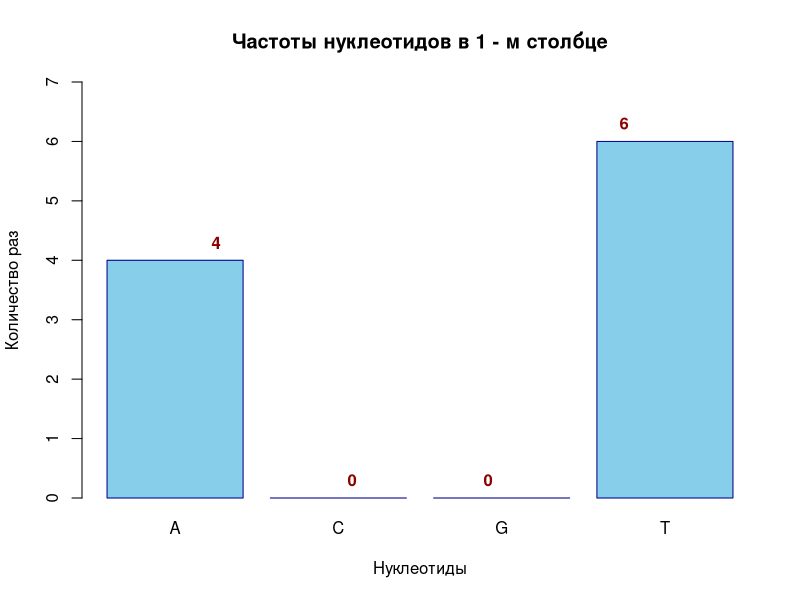

Reproduce this figure in R.
motifs2 <- matrix(c(
  "a", "C", "g", "G", "T", "A", "A", "t", "t", "C", "a", "G",
  "t", "G", "G", "G", "C", "A", "A", "T", "t", "C", "C", "a",
  "A", "C", "G", "t", "t", "A", "A", "t", "t", "C", "G", "G",
  "T", "G", "C", "G", "G", "G", "A", "t", "t", "C", "C", "C",
  "t", "C", "G", "a", "A", "A", "A", "t", "t", "C", "a", "G",
  "A", "C", "G", "G", "C", "G", "A", "a", "t", "T", "C", "C",
  "T", "C", "G", "t", "G", "A", "A", "t", "t", "a", "C", "G",
  "t", "C", "G", "G", "G", "A", "A", "t", "t", "C", "a", "C",
  "A", "G", "G", "G", "T", "A", "A", "t", "t", "C", "C", "G",
  "t", "C", "G", "G", "A", "A", "A", "a", "t", "C", "a", "C"
), nrow = 10, byrow = TRUE)
# Преобразование матрицы в верхний регистр
motifs2_upper <- matrix(toupper(motifs2), nrow = nrow(motifs2))

# Проверка результата
print(motifs2_upper)
# 
profile <- apply(motifs2_upper, 2, function(x) {
  counts <- table(factor(x, levels = c("A", "C", "G", "T")))
  counts / sum(counts)
})

# scoreMotifs
scoreMotifs <- function(motifs) {
  motifs <- matrix(toupper(motifs), nrow = nrow(motifs))
  sum(apply(motifs, 2, function(col) length(col) - max(table(col))))
}

# Вычисляем score для motifs2
motifs2_score <- scoreMotifs(motifs2)

# Выводим результат
cat("Score для motifs2:", motifs2_score, "\n")

# Получаем консенсусную последовательность
consensus <- apply(profile, 2, function(col) {
  nucleotides <- c("A", "C", "G", "T")
  nucleotides[which.max(col)]
})
consensus_string <- paste(consensus, collapse = "")

# Выводим результат
cat("Консенсусная последовательность:\n")
cat(consensus_string, "\n")

# АНАЛИЗ ЧАСТОТ НУКЛЕОТИДОВ В ОДНОМ СТОЛБЦЕ

# ШАГ 1: Выбираем столбец для анализа (можно изменить на 2, 3, 4, ... 12)
номер_столбца <- 1

# ШАГ 2: Берем все элементы из выбранного столбца
элементы_столбца <- motifs2_upper[, номер_столбца]

# ШАГ 3: Выводим информацию о столбце
cat("=== АНАЛИЗ СТОЛБЦА", номер_столбца, "===\n")
cat("Содержимое столбца:", элементы_столбца, "\n")
cat("Всего элементов в столбце:", length(элементы_столбца), "\n\n")

# ШАГ 4: Преобразуем в фактор, чтобы учесть все 4 типа нуклеотидов
фактор_нуклеотидов <- factor(элементы_столбца, levels = c("A", "C", "G", "T"))

# ШАГ 5: Считаем частоты каждого нуклеотида
частоты <- table(фактор_нуклеотидов)

# ШАГ 6: Выводим таблицу частот
cat("=== ЧАСТОТЫ НУКЛЕОТИДОВ ===\n")
print(частоты)
cat("\n")

# ШАГ 7: Находим консенсусный нуклеотид (самый частый)
консенсус <- names(which.max(частоты))
cat("Консенсусный нуклеотид:", консенсус, "\n")
cat("Он встречается", max(частоты), "раз из", length(элементы_столбца), "\n\n")

# ШАГ 8: Создаем столбчатую диаграмму
barplot(частоты,
        col = "skyblue",
        main = paste("Частоты нуклеотидов в", номер_столбца, "- м столбце"),
        xlab = "Нуклеотиды",
        ylab = "Количество раз",
        ylim = c(0, max(частоты) + 1),
        border = "darkblue")

# ШАГ 9: Добавляем цифры поверх столбцов
text(x = 1:4,
     y = частоты + 0.3,
     labels = частоты,
     col = "darkred",
     font = 2)

# ШАГ 10: Добавляем линию общего количества последовательностей
abline(h = length(элементы_столбца), col = "red", lty = 2, lwd = 2)
text(x = 3, 
     y = length(элементы_столбца) + 0.5, 
     labels = paste("Всего:", length(элементы_столбца), "последовательностей"), 
     col = "red",
     font = 2)

# ШАГ 11: Выводим итоговую информацию
cat("=== ИТОГИ ===\n")
cat("Столбец", номер_столбца, "имеет консенсус:", консенсус, "\n")
cat("Score для этого столбца:", length(элементы_столбца) - max(частоты), "\n")
cat("(чем меньше score, тем лучше)\n")
